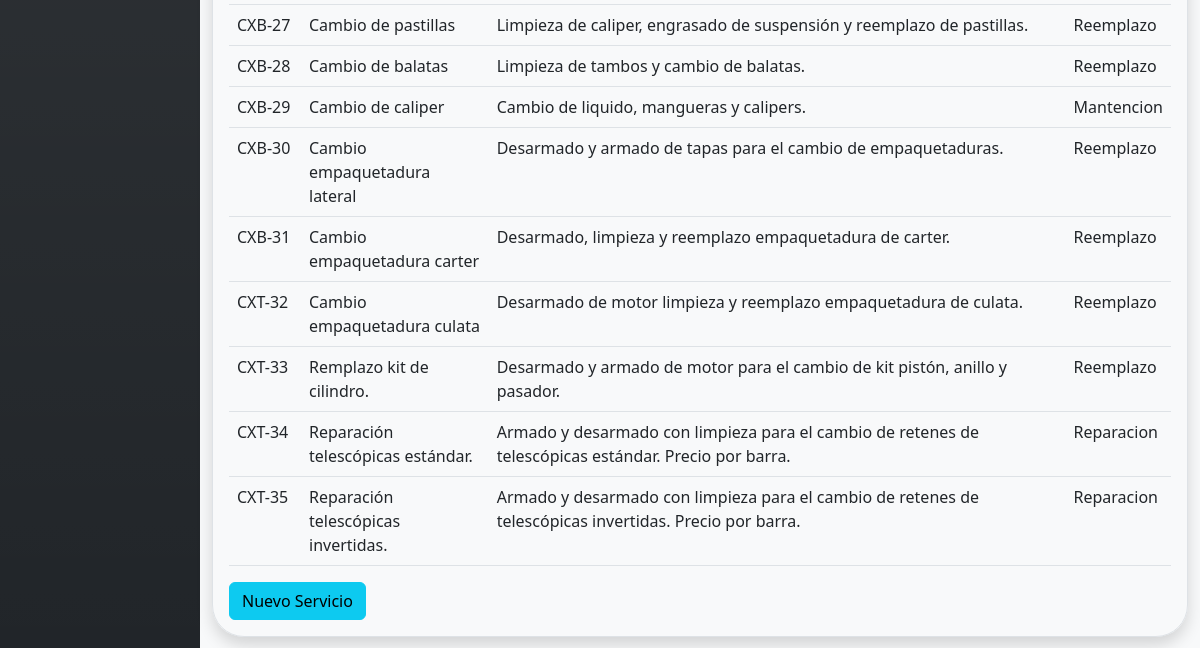
The app's page /list-services/ (lower part), older data.
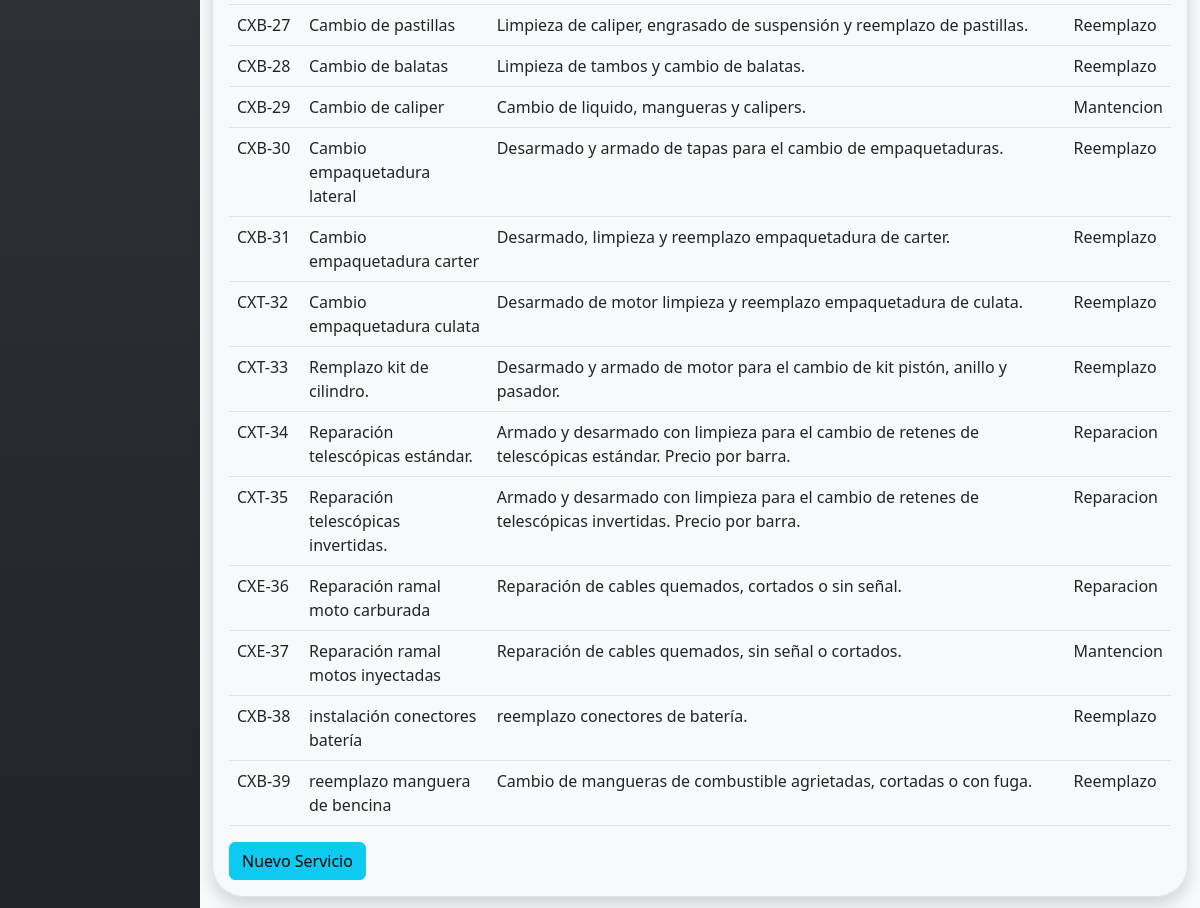
The same page, newer data.
### page/models.py (models this page shows, shortened)
class Servicio(models.Model):
    id = models.CharField(primary_key=True, max_length=20)
    nombre_sv = models.CharField(max_length=50, verbose_name= "Nombre Servicio")
    desc_sv = models.TextField(verbose_name= "Descripción Servicio")
    hrs_240 = models.FloatField( verbose_name="Horas hasta 240 cc")
    hrs_500 = models.FloatField( verbose_name="Horas hasta 500 cc")
    hrs_800 = models.FloatField( verbose_name="Horas hasta 800 cc")
    hrs_810 = models.FloatField( verbose_name="Horas desde 810 cc")
    tipo_sv = models.CharField(max_length=250 ,verbose_name= "Tipo Servicio", choices=opcion_tipo_sv, default='Mantención')
    id_hh = models.ForeignKey(HoraHombre, verbose_name= "ID Hora Hombre", on_delete=models.CASCADE)

### page/views.py (the view)
# urls.py: path('list-services/', list_services, name= "list-services"),
def list_services(request):
    services = Servicio.objects.all()
    data = {
        "services": services
    }
    return render(request, "app/list-services.html", data)

### page/templates/app/list-services.html (shortened to what this page needs)
{% extends 'layouts/base-dashboard.html' %}
{% load static %}
{% load django_bootstrap5 %}
{% block content %}
<div class="container-fluid">
    <div class="row">
        {% include "includes/sidebar.html" %}
        <div class="col mt-2">
            <div class="row">
                <div class="container">
                    <div class="col-12 col-md-12  mt-3 border rounded-5 shadow p-3 mb-4">
                        <table class="table table-hover table-fluid" id="table">
                            <tbody>
                                {% for service in services %}
                                <tr>
                                    <td scope="row">{{service.id}}</td>
                                    <td>{{service.nombre_sv}}</td>
                                    <td>{{service.desc_sv}}</td>
                                    <td>{{service.tipo_sv}}</td>
                                </tr>
                                {% endfor %}
                            </tbody>
                        </table>
                        <button type="submit" class="btn btn-info"><a href="{% url 'add-service' %}">Nuevo Servicio</a></button>
                    </div>
                </div>
            </div>
        </div>
    </div>
</div>
{% endblock content %}

### page/templates/layouts/base-dashboard.html (shortened to what this page needs)
{% load static %}
<!DOCTYPE html>
<html lang="en">
<head>
    <link href="https://cdn.jsdelivr.net/npm/bootstrap@5.2.3/dist/css/bootstrap.min.css" rel="stylesheet">
    <link href="https://unpkg.com/bootstrap-table@1.21.2/dist/bootstrap-table.min.css" rel="stylesheet">
    <link rel="stylesheet" href="{% static 'css/dasboardcard.css'%}">
    <link rel="stylesheet" href="{% static 'css/style.css'%}">
    <link rel="stylesheet" href="{% static 'css/style2.css'%}">
    <link rel="stylesheet" type="text/css" href="https://cdn.datatables.net/1.13.2/css/jquery.dataTables.css">
</head>
<body class="bg-light">
    {% block content %}
    {% endblock content %}
</body>

### page/templates/includes/sidebar.html (shortened to what this page needs)
<div class="col-2 col-md-2 col-xl-2 px-sm-2 px-0 bg-dark bg-gradient">
</div>

### page/static/css/style.css (style rules this page uses)
:root { --gradient-color: linear-gradient(180deg, rgba(57, 65, 62, 0.715) 0%, rgba(29, 31, 29, 0.527) 100%); }
body { margin: 0px; padding: 0px; overflow-X: hidden; overflow-Y: scroll; }

### page/static/css/style2.css (style rules this page uses)
* { margin: 0; padding: 0; box-sizing: border-box; overflow-wrap: break-word; }
:root { --gradient-color: linear-gradient(180deg, rgba(57, 65, 62, 0.715) 0%, rgba(29, 31, 29, 0.527) 100%); }
a { text-decoration: none; color: inherit; }

Row changes from the older to the newer data that the page shows:
added Servicio: id "CXE-36", nombre_sv "Reparación ramal moto carburada", desc_sv "Reparación de cables quemados, cortados o sin señal.", tipo_sv "Reparacion"
added Servicio: id "CXE-37", nombre_sv "Reparación ramal motos inyectadas", desc_sv "Reparación de cables quemados, sin señal o cortados.", tipo_sv "Mantencion"
added Servicio: id "CXB-38", nombre_sv "instalación conectores batería", desc_sv "reemplazo conectores de batería.", tipo_sv "Reemplazo"
added Servicio: id "CXB-39", nombre_sv "reemplazo manguera de bencina", desc_sv "Cambio de mangueras de combustible agrietadas, cortadas o con fuga.", tipo_sv "Reemplazo"
